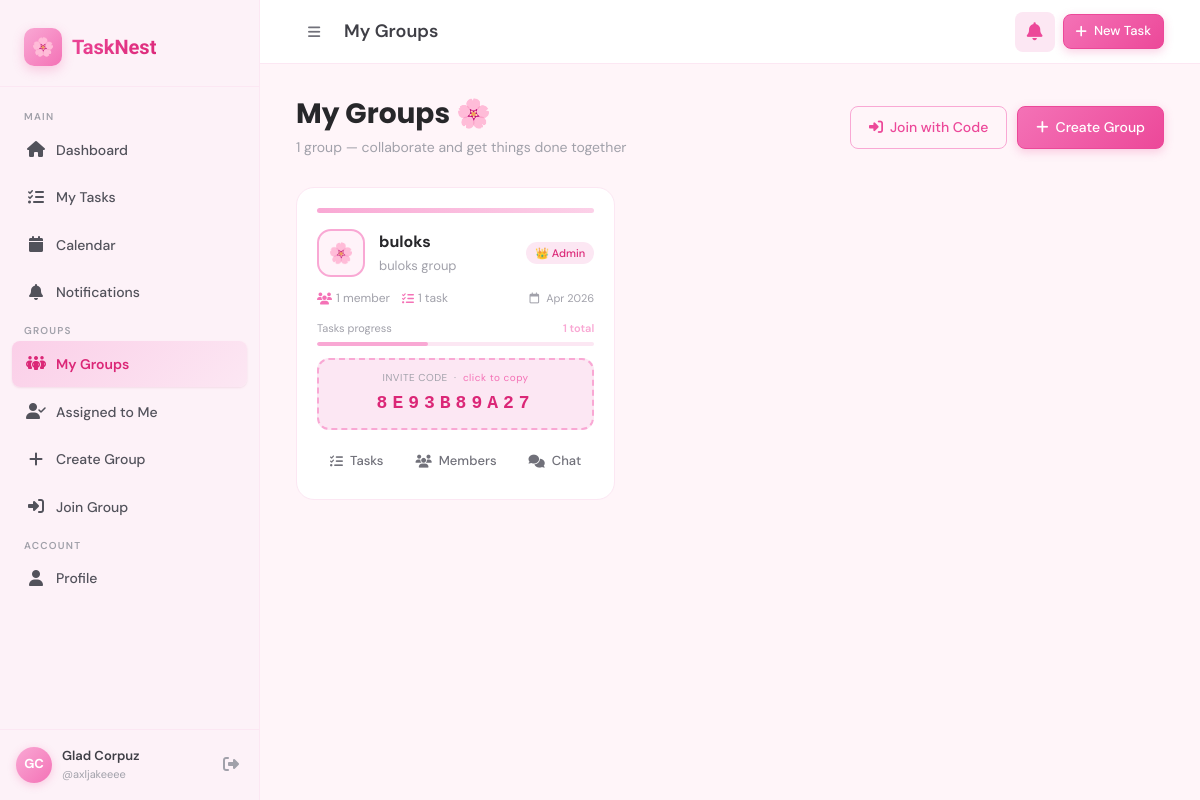
Screenshot of /groups/ (signed in) with the database file from the repository.
### accounts/models.py (models this page shows, shortened)
class Profile(models.Model):
    user = models.OneToOneField(User, on_delete=models.CASCADE, related_name='profile')
    avatar_color = models.CharField(max_length=20, default='#f9a8d4')
    bio = models.TextField(blank=True)
    created_at = models.DateTimeField(auto_now_add=True)
    def get_initials(self):
        name = self.user.get_full_name()
        if name:
            parts = name.split()
            return ''.join([p[0].upper() for p in parts[:2]])
        return self.user.username[:2].upper()

### groups_app/models.py (models this page shows, shortened)
class GroupMembership(models.Model):
    ROLE_CHOICES = [('admin', 'Admin'), ('member', 'Member')]
    group = models.ForeignKey(Group, on_delete=models.CASCADE, related_name='memberships')
    user = models.ForeignKey(User, on_delete=models.CASCADE, related_name='group_memberships')
    role = models.CharField(max_length=10, choices=ROLE_CHOICES, default='member')
    joined_at = models.DateTimeField(auto_now_add=True)
    class Meta:
        unique_together = ('group', 'user')

class Group(models.Model):
    name = models.CharField(max_length=100)
    description = models.TextField(blank=True)
    created_by = models.ForeignKey(User, on_delete=models.CASCADE, related_name='created_groups')
    invite_code = models.CharField(max_length=12, unique=True, editable=False)
    created_at = models.DateTimeField(auto_now_add=True)
    cover_color = models.CharField(max_length=20, default='#fda4af')
    class Meta:
        ordering = ['-created_at']
    def member_count(self):
        return self.memberships.count()

### groups_app/views.py (the view)
# urls.py: path('', views.group_list, name='group_list'),
@login_required
def group_list(request):
    memberships = GroupMembership.objects.filter(
        user=request.user
    ).select_related('group', 'group__created_by').order_by('-group__created_at')
    return render(request, 'groups_app/group_list.html', {'memberships': memberships})

### tasks/context_processors.py (called while the page is built)
def notifications_processor(request):
    if request.user.is_authenticated:
        unread_count = Notification.objects.filter(user=request.user, is_read=False).count()
        recent_notifications = Notification.objects.filter(user=request.user)[:5]
        today = timezone.now().date()
        upcoming = Task.objects.filter(
            user=request.user,
            due_date__gte=today,
            due_date__lte=today + timezone.timedelta(days=3),
            status__in=['pending', 'ongoing']
        ).order_by('due_date')[:3]
        return {
            'unread_notif_count': unread_count,
            'recent_notifications': recent_notifications,
            'upcoming_tasks': upcoming,
        }
    return {}

### templates/groups_app/group_list.html (shortened to what this page needs)
{% extends 'base.html' %}
{% block topbar_title %}My Groups{% endblock %}
{% block content %}
<div class="page-header">
  <div class="page-header-left">
    <h1 class="page-title">My Groups 🌸</h1>
    <p class="page-subtitle">
      {% if memberships %}{{ memberships|length }} group{{ memberships|length|pluralize }} — collaborate and get things done together{% else %}No groups yet — create or join one below{% endif %}
    </p>
  </div>
  <div style="display:flex;gap:10px;flex-wrap:wrap;">
    <a href="{% url 'group_join' %}" class="btn btn-outline">
      <i class="fa-solid fa-right-to-bracket"></i> Join with Code
    </a>
    <a href="{% url 'group_create' %}" class="btn btn-primary">
      <i class="fa-solid fa-plus"></i> Create Group
    </a>
  </div>
</div>
{% if memberships %}
<div class="grid-3">
  {% for membership in memberships %}
  {% with group=membership.group %}
  <div class="group-card" onclick="window.location='{% url 'group_detail' group.pk %}'">
    <div style="height:5px;background:linear-gradient(90deg,{{ group.cover_color }},{{ group.cover_color }}88);border-radius:99px;margin-bottom:4px;"></div>
    <div class="group-card-header">
      <div class="group-avatar" style="background:{{ group.cover_color }}22;border:2px solid {{ group.cover_color }};">
        <span style="font-size:20px;">🌸</span>
      </div>
      <div style="flex:1;min-width:0;">
        <div class="group-name">{{ group.name }}</div>
        <div class="group-desc">{{ group.description|default:"No description"|truncatechars:52 }}</div>
      </div>
      {% if membership.role == 'admin' %}
      <span class="badge badge-pink" style="font-size:11px;flex-shrink:0;height:fit-content;">
        👑 Admin
      </span>
      {% else %}
      <span class="badge" style="font-size:11px;flex-shrink:0;height:fit-content;background:var(--pink-50);color:var(--gray-500);">
        Member
      </span>
      {% endif %}
    </div>
    <div class="group-meta">
      <span>
        <i class="fa-solid fa-users" style="color:var(--pink-400);"></i>
        {{ group.member_count }} member{{ group.member_count|pluralize }}
      </span>
      <span>
        <i class="fa-solid fa-list-check" style="color:var(--pink-400);"></i>
        {{ group.tasks.count }} task{{ group.tasks.count|pluralize }}
      </span>
      <span style="margin-left:auto;font-size:11px;color:var(--text-muted);">
        <i class="fa-regular fa-calendar" style="margin-right:3px;"></i>{{ group.created_at|date:"M Y" }}
      </span>
    </div>
    {% with total=group.tasks.count %}
    {% if total > 0 %}
    {% with done=group.tasks.filter %}
    <div>
      <div style="display:flex;justify-content:space-between;font-size:11px;color:var(--text-muted);margin-bottom:4px;">
        <span>Tasks progress</span>
        <span style="color:{{ group.cover_color }};font-weight:600;">{{ group.tasks.count }} total</span>
      </div>
      <div style="height:4px;background:var(--border);border-radius:99px;overflow:hidden;">
        <div style="height:100%;width:40%;background:{{ group.cover_color }};border-radius:99px;transition:width .4s;"></div>
      </div>
    </div>
    {% endwith %}
    {% endif %}
    {% endwith %}
    <div class="invite-code-box" style="padding:10px 16px;margin:0;"
         onclick="event.stopPropagation();copyGroupCode('{{ group.invite_code }}', this)">
      <div style="font-size:10px;color:var(--text-muted);margin-bottom:3px;letter-spacing:.5px;">
        INVITE CODE &nbsp;·&nbsp; <span style="color:var(--pink-400);">click to copy</span>
      </div>
      <div class="invite-code" style="font-size:18px;letter-spacing:5px;">{{ group.invite_code }}</div>
    </div>
    <div style="display:flex;gap:6px;padding-top:2px;" onclick="event.stopPropagation()">
      <a href="{% url 'group_task_list' group.pk %}" class="btn btn-ghost btn-sm" style="flex:1;justify-content:center;">
        <i class="fa-solid fa-list-check"></i> Tasks
      </a>
      <a href="{% url 'group_members' group.pk %}" class="btn btn-ghost btn-sm" style="flex:1;justify-content:center;">
        <i class="fa-solid fa-users"></i> Members
      </a>
      <a href="{% url 'discussion' group.pk %}" class="btn btn-ghost btn-sm" style="flex:1;justify-content:center;">
        <i class="fa-solid fa-comments"></i> Chat
      </a>
    </div>
  </div>
  {% endwith %}
  {% endfor %}
</div>
{% endif %}
{% endblock %}

### templates/base.html (shortened to what this page needs)
<!DOCTYPE html>
<html lang="en">
<head>
  {% load static %}
  <link rel="stylesheet" href="{% static 'css/main.css' %}">
  <link rel="stylesheet" href="https://cdnjs.cloudflare.com/ajax/libs/font-awesome/6.5.0/css/all.min.css">
</head>
<body>
<div class="app-wrapper">
  <aside class="sidebar" id="sidebar">
    <div class="sidebar-logo">
      <div class="logo-mark">
        <div class="logo-icon">🌸</div>
        <span class="logo-text">TaskNest</span>
      </div>
    </div>
    <nav class="sidebar-nav">
      <span class="nav-section-label">Main</span>
      <a href="{% url 'dashboard' %}" class="nav-item {% if request.resolver_match.url_name == 'dashboard' %}active{% endif %}">
        <span class="nav-icon"><i class="fa-solid fa-house"></i></span>
        Dashboard
      </a>
      <a href="{% url 'task_list' %}" class="nav-item {% if request.resolver_match.url_name == 'task_list' %}active{% endif %}">
        <span class="nav-icon"><i class="fa-solid fa-list-check"></i></span>
        My Tasks
      </a>
      <a href="{% url 'calendar' %}" class="nav-item {% if request.resolver_match.url_name == 'calendar' %}active{% endif %}">
        <span class="nav-icon"><i class="fa-solid fa-calendar"></i></span>
        Calendar
      </a>
      <a href="{% url 'notifications' %}" class="nav-item {% if request.resolver_match.url_name == 'notifications' %}active{% endif %}">
        <span class="nav-icon"><i class="fa-solid fa-bell"></i></span>
        Notifications
      </a>
      <span class="nav-section-label">Groups</span>
      <a href="{% url 'group_list' %}" class="nav-item {% if 'group' in request.resolver_match.url_name and request.resolver_match.url_name != 'assigned_tasks' %}active{% endif %}">
        <span class="nav-icon"><i class="fa-solid fa-people-group"></i></span>
        My Groups
      </a>
      <a href="{% url 'assigned_tasks' %}" class="nav-item {% if request.resolver_match.url_name == 'assigned_tasks' %}active{% endif %}">
        <span class="nav-icon"><i class="fa-solid fa-user-check"></i></span>
        Assigned to Me
      </a>
      <a href="{% url 'group_create' %}" class="nav-item {% if request.resolver_match.url_name == 'group_create' %}active{% endif %}">
        <span class="nav-icon"><i class="fa-solid fa-plus"></i></span>
        Create Group
      </a>
      <a href="{% url 'group_join' %}" class="nav-item {% if request.resolver_match.url_name == 'group_join' %}active{% endif %}">
        <span class="nav-icon"><i class="fa-solid fa-right-to-bracket"></i></span>
        Join Group
      </a>
      <span class="nav-section-label">Account</span>
      <a href="{% url 'profile' %}" class="nav-item {% if request.resolver_match.url_name == 'profile' %}active{% endif %}">
        <span class="nav-icon"><i class="fa-solid fa-user"></i></span>
        Profile
      </a>
    </nav>
    <div class="sidebar-user">
      <div class="user-avatar">
        {% if request.user.profile %}{{ request.user.profile.get_initials }}{% else %}{{ request.user.username|slice:":2"|upper }}{% endif %}
      </div>
      <div class="user-info">
        <div class="user-name">{{ request.user.get_full_name|default:request.user.username }}</div>
        <div class="user-role">@{{ request.user.username }}</div>
      </div>
      <a href="{% url 'logout' %}" class="sidebar-logout" title="Logout">
        <i class="fa-solid fa-right-from-bracket"></i>
      </a>
    </div>
  </aside>
  <div class="main-content">
    <header class="topbar">
      <div class="flex items-center gap-3">
        <button class="btn btn-ghost btn-icon d-lg-none" id="sidebarToggle">
          <i class="fa-solid fa-bars"></i>
        </button>
        <span class="topbar-title">{% block topbar_title %}TaskNest{% endblock %}</span>
      </div>
      <div class="topbar-actions">
        <a href="{% url 'notifications' %}" class="notif-btn">
          <i class="fa-solid fa-bell"></i>
        </a>
        <a href="{% url 'task_create' %}" class="btn btn-primary btn-sm">
          <i class="fa-solid fa-plus"></i> New Task
        </a>
      </div>
    </header>
    <div class="page-body">
      {% block content %}{% endblock %}
    </div>
  </div>
</div>
</body>
</html>

### rows the page displays
GroupMembership: group.name "buloks", group.description "buloks group", role "👑 Admin", group.member_count "1", group.tasks.count "1", group.created_at "Apr 2026", group.invite_code "8E93B89A27"

### other values shown
{{ request.user.profile.get_initials }} "GC"
{{ request.user.get_full_name|default:request.user.username }} "Glad Corpuz"
{{ request.user.username }} "axljakeeee"
{{ memberships|length }} "1"
